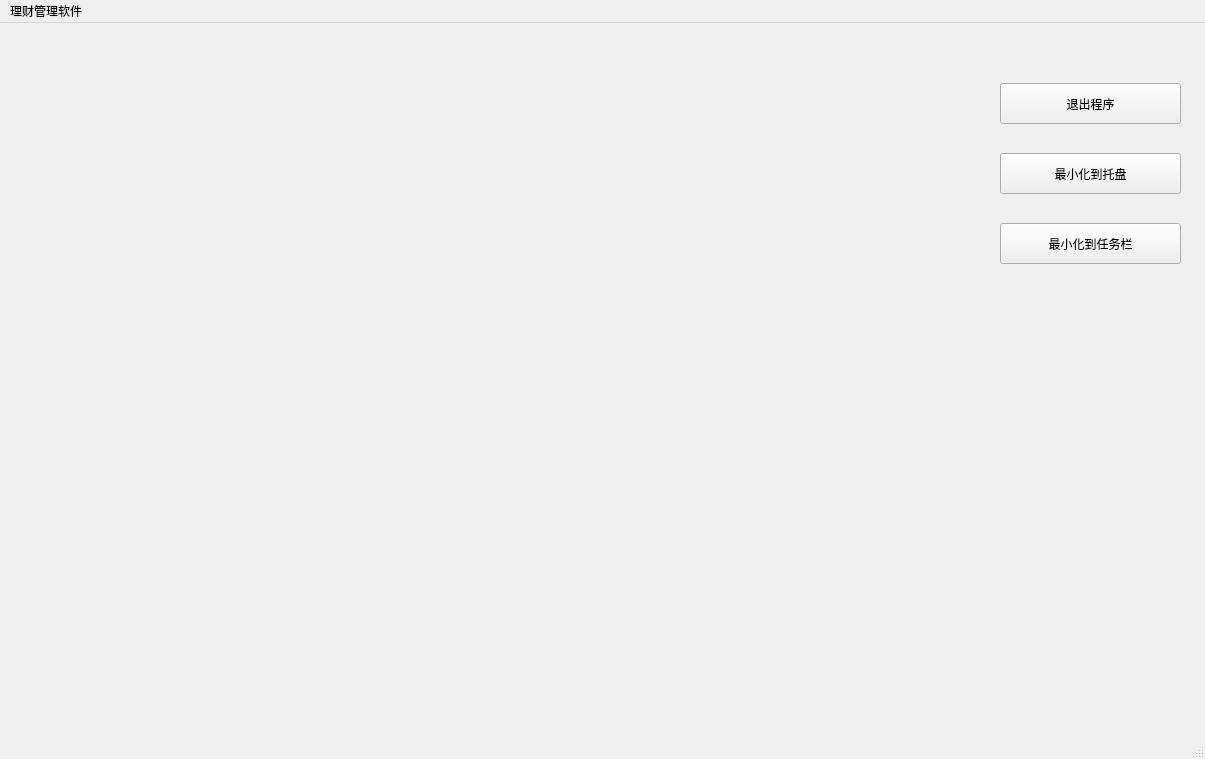
<?xml version="1.0" encoding="UTF-8"?>
<ui version="4.0">
 <class>MoneyManagement</class>
 <widget class="QMainWindow" name="MoneyManagement">
  <property name="geometry">
   <rect>
    <x>0</x>
    <y>0</y>
    <width>1205</width>
    <height>759</height>
   </rect>
  </property>
  <property name="windowTitle">
   <string>MainWindow</string>
  </property>
  <widget class="QWidget" name="centralwidget">
   <widget class="QPushButton" name="exitMain">
    <property name="geometry">
     <rect>
      <x>1000</x>
      <y>60</y>
      <width>181</width>
      <height>41</height>
     </rect>
    </property>
    <property name="text">
     <string>退出程序</string>
    </property>
   </widget>
   <widget class="QPushButton" name="minimize_tuopan">
    <property name="geometry">
     <rect>
      <x>1000</x>
      <y>130</y>
      <width>181</width>
      <height>41</height>
     </rect>
    </property>
    <property name="text">
     <string>最小化到托盘</string>
    </property>
   </widget>
   <widget class="QPushButton" name="minimize_renwulan">
    <property name="geometry">
     <rect>
      <x>1000</x>
      <y>200</y>
      <width>181</width>
      <height>41</height>
     </rect>
    </property>
    <property name="text">
     <string>最小化到任务栏</string>
    </property>
   </widget>
  </widget>
  <widget class="QMenuBar" name="menubar">
   <property name="geometry">
    <rect>
     <x>0</x>
     <y>0</y>
     <width>1205</width>
     <height>26</height>
    </rect>
   </property>
   <widget class="QMenu" name="menu">
    <property name="title">
     <string>理财管理软件</string>
    </property>
   </widget>
   <addaction name="menu"/>
  </widget>
  <widget class="QStatusBar" name="statusbar"/>
 </widget>
 <resources/>
 <connections/>
</ui>
